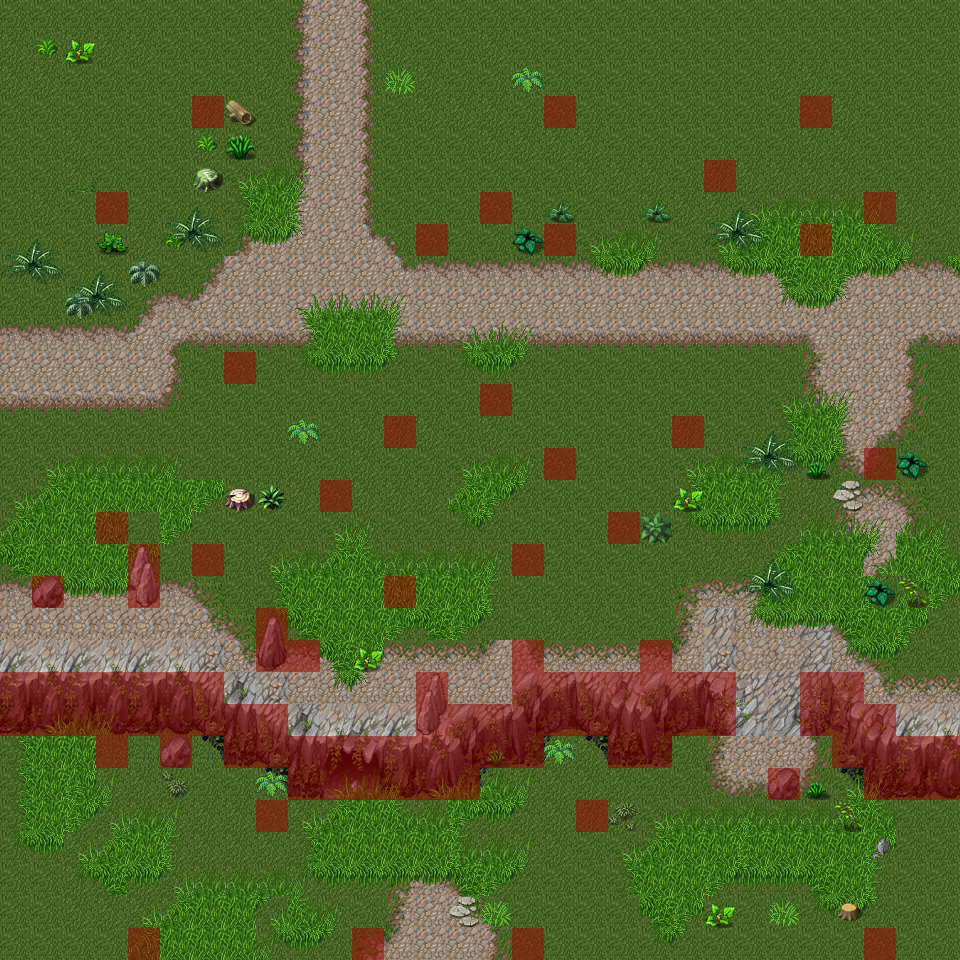

Rendered tile map (Tiled .tmx) drawn with the repository's tilesets; below, a short description and the map source with its tile grids summarised:
An orthogonal 30x30 tile map with 32x32 px tiles, 5 tile layers (Terrain4, Terrain3, Terrain2, Terrain1, ...), 5 tilesets and 50 objects (sickle-leafy, Start).

<map version="1.0" orientation="orthogonal" renderorder="right-down" width="30" height="30" tilewidth="32" tileheight="32" nextobjectid="131">
 <tileset firstgid="1" name="collision" tilewidth="32" tileheight="32" tilecount="1" columns="1">
  <image source="../../assets/images/collision.png" width="32" height="32" />
 </tileset>
 <tileset firstgid="2" name="rtp_tileset_by_telles0808" tilewidth="32" tileheight="32" tilecount="2016" columns="32">
  <image source="../../assets/images/rtp_tileset_by_telles0808.png" width="1024" height="2016" />
 </tileset>
 <tileset firstgid="2018" name="nature_tile_ii_by_ayene_chan" tilewidth="32" tileheight="32" tilecount="120" columns="12">
  <image source="../../assets/images/nature_tile_ii_by_ayene_chan.png" width="384" height="320" />
 </tileset>
 <tileset firstgid="2138" name="wood_tileset" tilewidth="32" tileheight="32" tilecount="256" columns="16">
  <image source="../../assets/images/wood_tileset.png" width="512" height="512" />
 </tileset>
 <tileset firstgid="2394" name="mountain_landscape" tilewidth="32" tileheight="32" tilecount="256" columns="16">
  <image source="../../assets/images/mountain_landscape.png" width="512" height="512" />
 </tileset>
 <layer name="Terrain4" width="30" height="30">
  <data>[900 cells, 900 non-empty, 12 distinct tile ids]</data>
 </layer>
 <layer name="Terrain3" width="30" height="30">
  <data>[900 cells, 400 non-empty, 89 distinct tile ids]</data>
 </layer>
 <layer name="Terrain2" width="30" height="30">
  <data>[900 cells, 157 non-empty, 31 distinct tile ids]</data>
 </layer>
 <layer name="Terrain1" width="30" height="30">
  <data>[900 cells, 97 non-empty, 32 distinct tile ids]</data>
 </layer>
 <layer name="Collision" width="30" height="30" opacity="0.5">
  <data>[900 cells, 103 non-empty, 1 distinct tile ids]</data>
 </layer>
 <objectgroup name="Mushrooms">
  <object id="71" x="480" y="800" width="96" height="64" />
  <object id="76" x="32" y="864" width="64" height="64" />
  <object id="77" x="256" y="928" width="96" height="32" />
  <object id="78" x="128" y="736" width="32" height="64" />
  <object id="79" x="128" y="832" width="96" height="32" />
  <object id="80" x="640" y="896" width="64" height="64" />
  <object id="81" x="736" y="864" width="64" height="32" />
  <object id="82" x="896" y="832" width="64" height="96" />
  <object id="83" x="896" y="608" width="64" height="64" />
  <object id="84" x="576" y="544" width="128" height="32" />
  <object id="85" x="384" y="608" width="96" height="32" />
  <object id="86" x="352" y="448" width="128" height="32" />
  <object id="87" x="160" y="512" width="32" height="64" />
  <object id="88" x="448" y="224" width="64" height="32" />
  <object id="89" x="160" y="192" width="64" height="32" />
  <object id="90" x="64" y="160" width="96" height="32" />
  <object id="91" x="32" y="224" width="64" height="32" />
  <object id="92" x="672" y="192" width="64" height="32" />
  <object id="93" x="896" y="192" width="64" height="64" />
  <object id="94" x="896" y="480" width="64" height="32" />
  <object id="95" x="736" y="384" width="64" height="32" />
 </objectgroup>
 <objectgroup name="Trees">
  <object id="96" x="96" y="192" width="32" height="32" />
  <object id="99" type="sickle-leafy" x="576" y="800" width="32" height="32" />
  <object id="101" x="224" y="352" width="32" height="32" />
  <object id="102" x="416" y="224" width="32" height="32" />
  <object id="103" x="480" y="192" width="32" height="32" />
  <object id="106" x="544" y="224" width="32" height="32" />
  <object id="107" x="704" y="160" width="32" height="32" />
  <object id="109" x="544" y="96" width="32" height="32" />
  <object id="111" x="800" y="96" width="32" height="32" />
  <object id="112" x="192" y="96" width="32" height="32" />
  <object id="113" x="800" y="224" width="32" height="32" />
  <object id="114" x="864" y="192" width="32" height="32" />
  <object id="115" x="672" y="416" width="32" height="32" />
  <object id="116" x="864" y="448" width="32" height="32" />
  <object id="117" x="608" y="512" width="32" height="32" />
  <object id="118" x="544" y="448" width="32" height="32" />
  <object id="119" x="480" y="384" width="32" height="32" />
  <object id="120" x="384" y="416" width="32" height="32" />
  <object id="121" x="512" y="544" width="32" height="32" />
  <object id="122" x="384" y="576" width="32" height="32" />
  <object id="123" x="192" y="544" width="32" height="32" />
  <object id="124" x="96" y="512" width="32" height="32" />
  <object id="125" x="256" y="800" width="32" height="32" />
  <object id="126" x="352" y="928" width="32" height="32" />
  <object id="127" x="128" y="928" width="32" height="32" />
  <object id="128" x="512" y="928" width="32" height="32" />
  <object id="129" x="864" y="928" width="32" height="32" />
  <object id="130" x="320" y="480" width="32" height="32" />
 </objectgroup>
 <objectgroup name="Meta">
  <object id="75" name="Start" x="256" y="864" width="32" height="32" />
 </objectgroup>
</map>
